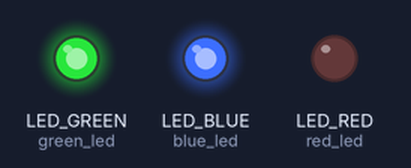
Bench run of a program on a simulated CircuitPython board. Parts: output pins drawn as LEDs (lit = HIGH).

Above: at 0.5 s.
At 1.5 s:
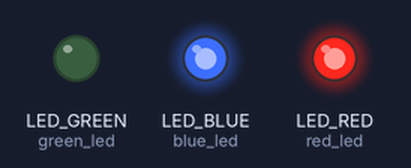
At 5.5 s:
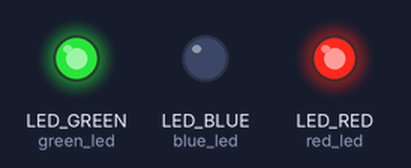
Timing chart, 0 to 6.9 s (numbered marks = the images above):
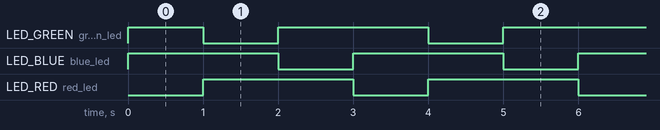

The program:

LED_TestCode.py
```python
import time
import board
import digitalio
from digitalio import DigitalInOut, Direction

# Set up LED's

# Red LED
red_led = DigitalInOut(board.LED_RED)
red_led.direction = Direction.OUTPUT
red_led.value = True # Set LED to OFF

# Green LED
green_led = DigitalInOut(board.LED_GREEN)
green_led.direction = Direction.OUTPUT
green_led.value = True # Set LED to OFF

# Blue LED
blue_led = DigitalInOut(board.LED_BLUE)
blue_led.direction = Direction.OUTPUT
blue_led.value = True # Set LED to OFF

sleep_time = 1

# Cycle through LED colors
while True:
    # Set LED to red
    red_led.value = False
    time.sleep(sleep_time)
    red_led.value = True

    # Set LED to green
    green_led.value = False
    time.sleep(sleep_time)
    green_led.value = True

    # Set LED to blue
    blue_led.value = False
    time.sleep(sleep_time)
    blue_led.value = True
```

Measured:
- by itself, LED_GREEN (green_led), LED_BLUE (blue_led), LED_RED (red_led): alternates HIGH for 2.0 s and LOW for 1.0 s
- by itself, everything shown: repeats every 3.0 s, in 3 steps
